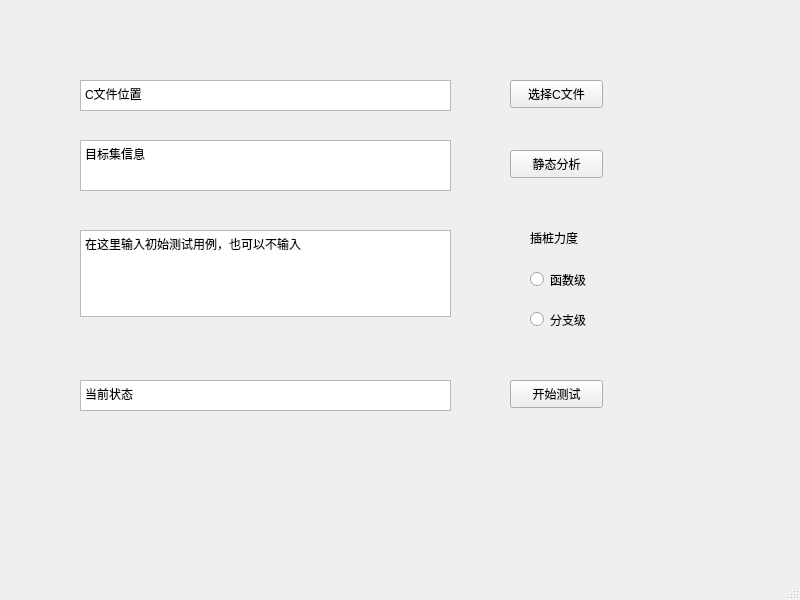
<?xml version="1.0" encoding="UTF-8"?>
<ui version="4.0">
 <class>MainWindow</class>
 <widget class="QMainWindow" name="MainWindow">
  <property name="geometry">
   <rect>
    <x>0</x>
    <y>0</y>
    <width>800</width>
    <height>600</height>
   </rect>
  </property>
  <property name="windowTitle">
   <string>MainWindow</string>
  </property>
  <property name="iconSize">
   <size>
    <width>20</width>
    <height>20</height>
   </size>
  </property>
  <widget class="QWidget" name="centralwidget">
   <widget class="QPushButton" name="startFuzzBtn">
    <property name="geometry">
     <rect>
      <x>510</x>
      <y>380</y>
      <width>93</width>
      <height>28</height>
     </rect>
    </property>
    <property name="text">
     <string>开始测试</string>
    </property>
    <property name="iconSize">
     <size>
      <width>40</width>
      <height>40</height>
     </size>
    </property>
   </widget>
   <widget class="QTextBrowser" name="CFileLoc">
    <property name="enabled">
     <bool>true</bool>
    </property>
    <property name="geometry">
     <rect>
      <x>80</x>
      <y>80</y>
      <width>371</width>
      <height>31</height>
     </rect>
    </property>
    <property name="html">
     <string>&lt;!DOCTYPE HTML PUBLIC &quot;-//W3C//DTD HTML 4.0//EN&quot; &quot;http://www.w3.org/TR/REC-html40/strict.dtd&quot;&gt;
&lt;html&gt;&lt;head&gt;&lt;meta name=&quot;qrichtext&quot; content=&quot;1&quot; /&gt;&lt;style type=&quot;text/css&quot;&gt;
p, li { white-space: pre-wrap; }
&lt;/style&gt;&lt;/head&gt;&lt;body style=&quot; font-family:'SimSun'; font-size:9pt; font-weight:400; font-style:normal;&quot;&gt;
&lt;p style=&quot; margin-top:0px; margin-bottom:0px; margin-left:0px; margin-right:0px; -qt-block-indent:0; text-indent:0px;&quot;&gt;C文件位置&lt;/p&gt;&lt;/body&gt;&lt;/html&gt;</string>
    </property>
   </widget>
   <widget class="QPushButton" name="chooseCBtn">
    <property name="geometry">
     <rect>
      <x>510</x>
      <y>80</y>
      <width>93</width>
      <height>28</height>
     </rect>
    </property>
    <property name="text">
     <string>选择C文件</string>
    </property>
    <property name="autoDefault">
     <bool>false</bool>
    </property>
    <property name="default">
     <bool>false</bool>
    </property>
    <property name="flat">
     <bool>false</bool>
    </property>
   </widget>
   <widget class="QRadioButton" name="funcLevel">
    <property name="geometry">
     <rect>
      <x>530</x>
      <y>270</y>
      <width>115</width>
      <height>19</height>
     </rect>
    </property>
    <property name="text">
     <string>函数级</string>
    </property>
   </widget>
   <widget class="QRadioButton" name="branchLevel">
    <property name="geometry">
     <rect>
      <x>530</x>
      <y>310</y>
      <width>115</width>
      <height>19</height>
     </rect>
    </property>
    <property name="text">
     <string>分支级</string>
    </property>
   </widget>
   <widget class="QLabel" name="instrOptions">
    <property name="geometry">
     <rect>
      <x>530</x>
      <y>230</y>
      <width>72</width>
      <height>15</height>
     </rect>
    </property>
    <property name="text">
     <string>插桩力度</string>
    </property>
   </widget>
   <widget class="QTextBrowser" name="status">
    <property name="geometry">
     <rect>
      <x>80</x>
      <y>380</y>
      <width>371</width>
      <height>31</height>
     </rect>
    </property>
    <property name="html">
     <string>&lt;!DOCTYPE HTML PUBLIC &quot;-//W3C//DTD HTML 4.0//EN&quot; &quot;http://www.w3.org/TR/REC-html40/strict.dtd&quot;&gt;
&lt;html&gt;&lt;head&gt;&lt;meta name=&quot;qrichtext&quot; content=&quot;1&quot; /&gt;&lt;style type=&quot;text/css&quot;&gt;
p, li { white-space: pre-wrap; }
&lt;/style&gt;&lt;/head&gt;&lt;body style=&quot; font-family:'SimSun'; font-size:9pt; font-weight:400; font-style:normal;&quot;&gt;
&lt;p style=&quot; margin-top:0px; margin-bottom:0px; margin-left:0px; margin-right:0px; -qt-block-indent:0; text-indent:0px;&quot;&gt;当前状态&lt;/p&gt;&lt;/body&gt;&lt;/html&gt;</string>
    </property>
   </widget>
   <widget class="QTextBrowser" name="targetSetInfo">
    <property name="geometry">
     <rect>
      <x>80</x>
      <y>140</y>
      <width>371</width>
      <height>51</height>
     </rect>
    </property>
    <property name="html">
     <string>&lt;!DOCTYPE HTML PUBLIC &quot;-//W3C//DTD HTML 4.0//EN&quot; &quot;http://www.w3.org/TR/REC-html40/strict.dtd&quot;&gt;
&lt;html&gt;&lt;head&gt;&lt;meta name=&quot;qrichtext&quot; content=&quot;1&quot; /&gt;&lt;style type=&quot;text/css&quot;&gt;
p, li { white-space: pre-wrap; }
&lt;/style&gt;&lt;/head&gt;&lt;body style=&quot; font-family:'SimSun'; font-size:9pt; font-weight:400; font-style:normal;&quot;&gt;
&lt;p style=&quot; margin-top:0px; margin-bottom:0px; margin-left:0px; margin-right:0px; -qt-block-indent:0; text-indent:0px;&quot;&gt;目标集信息&lt;/p&gt;&lt;/body&gt;&lt;/html&gt;</string>
    </property>
   </widget>
   <widget class="QPushButton" name="staticAnalysisBtn">
    <property name="geometry">
     <rect>
      <x>510</x>
      <y>150</y>
      <width>93</width>
      <height>28</height>
     </rect>
    </property>
    <property name="text">
     <string>静态分析</string>
    </property>
   </widget>
   <widget class="QPlainTextEdit" name="seedInputText">
    <property name="geometry">
     <rect>
      <x>80</x>
      <y>230</y>
      <width>371</width>
      <height>87</height>
     </rect>
    </property>
    <property name="plainText">
     <string>在这里输入初始测试用例，也可以不输入</string>
    </property>
   </widget>
  </widget>
  <widget class="QMenuBar" name="menubar">
   <property name="geometry">
    <rect>
     <x>0</x>
     <y>0</y>
     <width>800</width>
     <height>26</height>
    </rect>
   </property>
  </widget>
  <widget class="QStatusBar" name="statusbar"/>
 </widget>
 <resources/>
 <connections/>
</ui>
